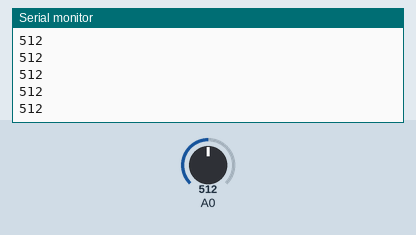
Recording of a sketch running on a simulated Arduino Uno, built with avr-gcc and run on an emulated ATmega328P. Shown: the last lines printed to the serial monitor. The inputs (shaded band) are chosen by the test bench; at power-on: A0 = 512.

Above: at 1.2 s.
1.3 s: A0 set to 716
At 1.31 s:
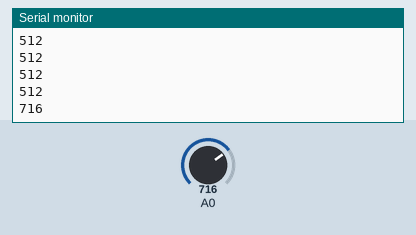
2.8 s: A0 set to 900
At 10.14 s:
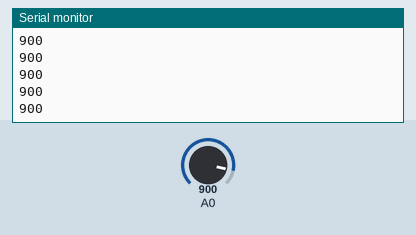
Timing chart, 0 to 10.3 s (numbered marks = the images above; inputs shaded):
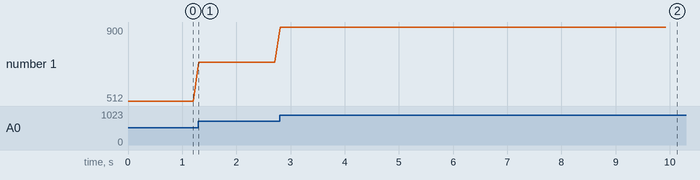

The sketch:

dataset_fixed.ino
```cpp
/*
  Dataset 1: Fixed-Rate Sampling
  Interval: 100 ms
  Samples: 100
*/

#include <Arduino.h>

// Counter to track the number of samples collected
int sampleCount = 0;

void setup() {
  // Initialize serial communication at 9600 bits per second
  Serial.begin(9600);
}

void loop() {
  // Check if we have collected fewer than 100 samples
  if (sampleCount < 100) {
    // Read the analog value from pin A0 and print it to the Serial Monitor
    Serial.println(analogRead(A0));

    // Increment the sample counter
    sampleCount++;

    // Wait for 100 milliseconds before the next sample (Fixed Rate)
    delay(100);
  }
}
```

Measured:
- after the input at 1.3 s, the serial monitor: prints a new line at once (image 1)
- after the input at 2.8 s, the serial monitor: prints a new line at once (image 2)
- plotted number 1: 512 → 716 after the input at 1.3 s, 716 → 900 after the input at 2.8 s
